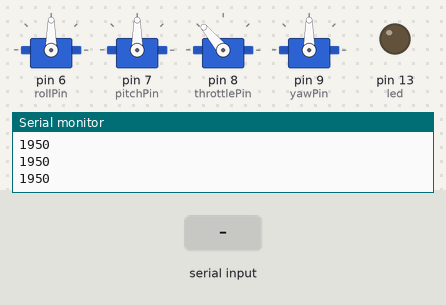
Recording of a sketch running on a simulated Arduino Uno, built with avr-gcc and run on an emulated ATmega328P. Parts: 4 × servo, output pins drawn as LEDs (lit = HIGH), the last lines printed to the serial monitor. The inputs (shaded band) are chosen by the test bench.

Above: at 1.2 s.
1.3 s: "1050\n" received over Serial
At 1.9 s:
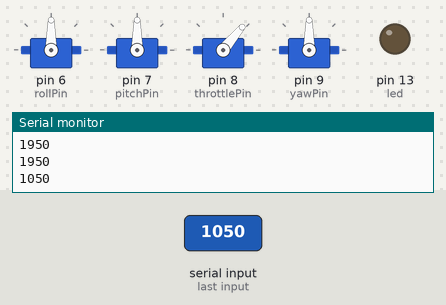
2.9 s: "1950\n" received over Serial
At 4.2 s:
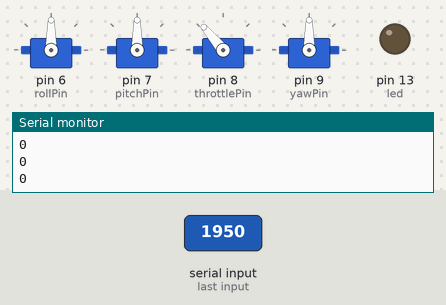
Timing chart, 0 to 5.9 s (numbered marks = the images above; inputs shaded):
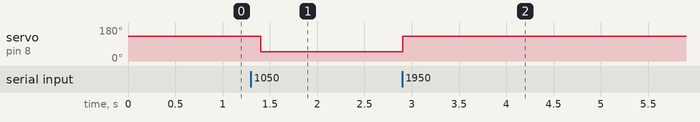

Measured:
- after the input at 1.3 s, servo on pin 8 (throttlePin): 130° → 50° after 0.10 s
- after the input at 2.9 s, servo on pin 8 (throttlePin): 50° → 130° at once

The sketch:

escCalibration.ino
```cpp
// (licence header left out)
#include <Servo.h>

Servo rollServo, pitchServo, throttleServo, yawServo;
int rollPin = 6, pitchPin = 7, throttlePin = 8, yawPin = 9;

int led = 13;

int servoHigh = 130;
int servoLow = 50;

void setup() {
  pinMode(rollPin, OUTPUT);
  pinMode(pitchPin, OUTPUT);
  pinMode(throttlePin, OUTPUT);
  pinMode(yawPin, OUTPUT);

  pinMode(led, OUTPUT);

  rollServo.attach(rollPin);
  pitchServo.attach(pitchPin);
  throttleServo.attach(throttlePin);
  yawServo.attach(yawPin);

  Serial.begin(9600);

  rollServo.write(90);
  pitchServo.write(90);
  throttleServo.write(90);
  yawServo.write(90);
}

int pwm = 1950;

void loop(){
  if(Serial.available())
  { pwm = Serial.parseInt();  }

  if(pwm==1950)
  {
    rollServo.write(90);
    pitchServo.write(90);
    throttleServo.write(servoHigh);
    yawServo.write(90);
    delay(200);
  }

  if(pwm==1050)
  {
    rollServo.write(90);
    pitchServo.write(90);
    throttleServo.write(servoLow);
    yawServo.write(90);
    delay(200);
  }
  Serial.println(pwm);
}
```
